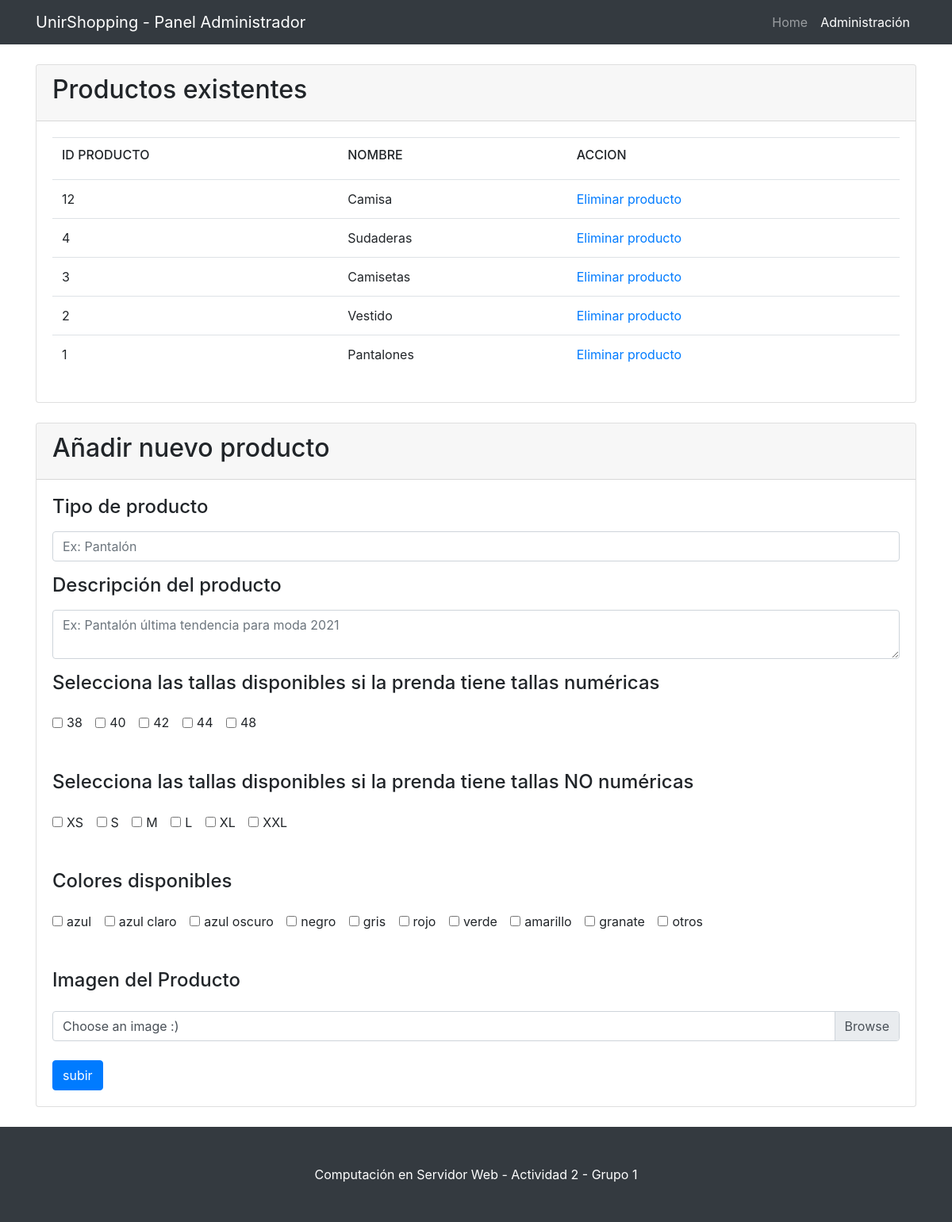
The page /index.php?controlador=ControladorAdmin&accion=consulta (signed in) on the database as committed earlier.
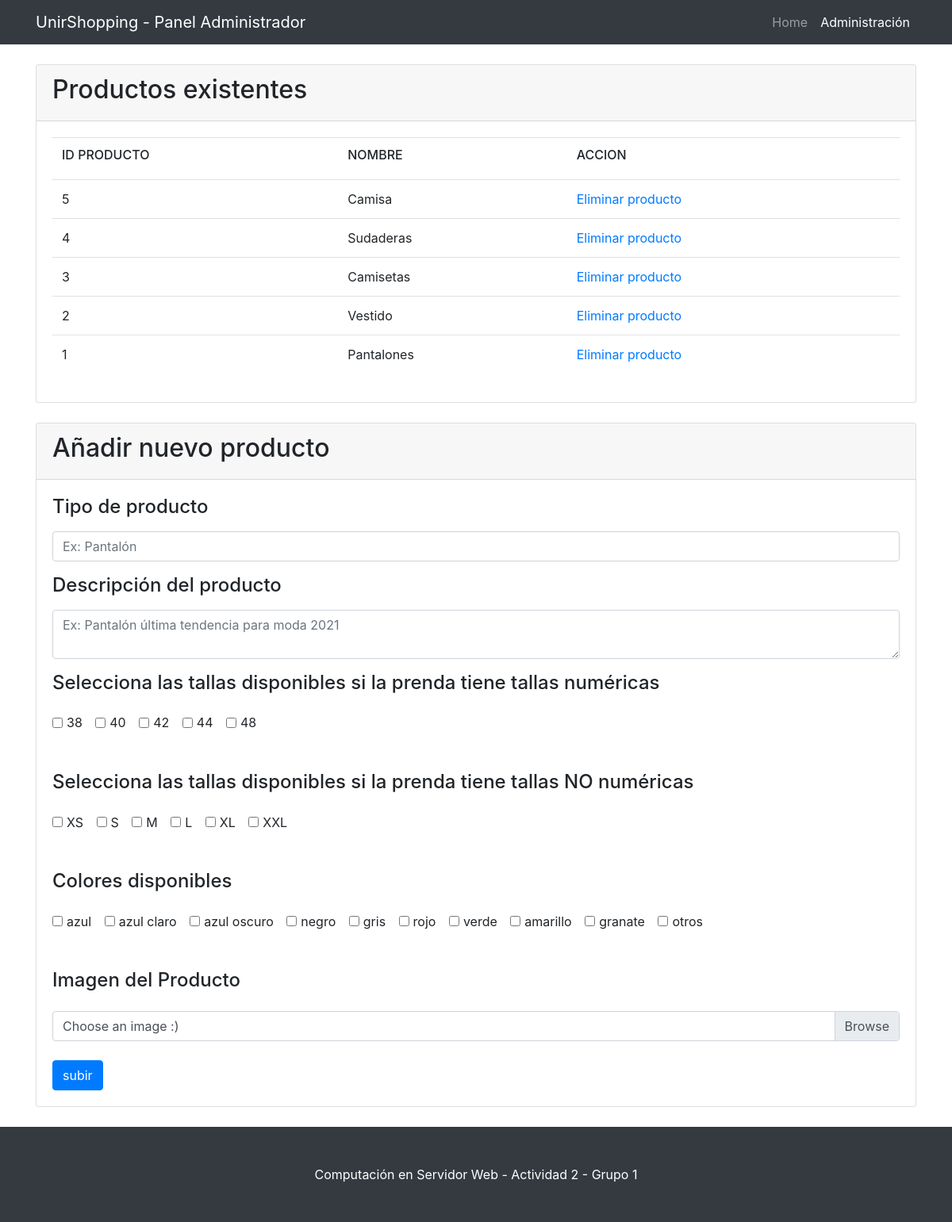
The same page on the database as committed later.
### tables this page shows
CREATE TABLE `products` (
  `id` int(11) NOT NULL,
  `nombre` varchar(100) NOT NULL,
  `descripcion` varchar(200) NOT NULL,
  `tallas_disponibles` varchar(200) NOT NULL,
  `colores_disponibles` varchar(200) NOT NULL,
  `img` text NOT NULL
);

### modelo/bd/conexion.php (called while the page is built, shortened)
<?php
class Conexion{
    private $host = "localhost";
    private $usuario = "root";
    private $password = "";
    private $bd="tienda";
    public function getConexion(){
        $mysql=new mysqli($this->host, $this->usuario, $this->password, $this->bd);
        return $mysql;
    }
}
?>

### modelo/ModeloBase.php (called while the page is built, shortened)
<?php
require_once('bd/conexion.php');
require_once('Product.php');
class ModeloBase{
    private $tabla;
    private $link;
    private $obj;
    public function __construct($_tabla, $_obj){
        $this->tabla = $_tabla;
        $this->obj=$_obj;
        $this->conexion = new Conexion();
        $this->link = $this->conexion->getConexion();
    }
    public function readAll(){
        if ($result=$this->link->query("SELECT * FROM $this->tabla ORDER BY id DESC")){
            while ($row = $result->fetch_object($this->obj)) {
            $resultSet[]=$row;
            }
            return $resultSet;
        }
    }
}
?>

### modelo/Product.php (called while the page is built, shortened)
<?php
    class Product {
        private $id;
        private $nombre;
        function getId(){
            return $this->id;
        }
        function getNombre(){
            return $this->nombre;
        }
    }
?>

### vista/VistaAdmin.php (the view, shortened to what the changed rows need)
<?php
    function filtrado($datos){
        $datos = trim($datos);
        $datos = stripslashes($datos);
        $datos = htmlspecialchars($datos);
        return $datos;
    }
?>
<!DOCTYPE html>
<html>
<head>
    <link href="css/bootstrap.min.css" rel="stylesheet">
    <link rel="stylesheet" type="text/css" href="css/style.css">
</head>
<body>
    <div id="cuerpoAdmin" class="container">
        <div id="itemAdmin" class="card">
          <div class="card-header">
            <h2>Productos existentes</h2>
          </div>
          <div class="card-body">
            <table class="table">
                <thead class="thead-dark">
                    <td><h6>ID PRODUCTO</h6></td>
                    <td><h6>NOMBRE<h6></td>
                    <td><h6>ACCION<h6></td>
                </thead>
                <tbody>
                    <?php
                        foreach ($result as $product)
                    {
                    ?>
                        <tr>
                            <td><?php echo filtrado($product->getId());?></td>
                            <td><?php echo filtrado($product->getNombre());?></td>
                            <td><a href="index.php?controlador=ControladorAdmin&accion=delete&args=<?php echo $product->getId();?>">Eliminar producto</a></td>
                        </tr>
                    <?php
                    }
                    ?>
                </tbody>
            </table>
          </div>
        </div>
        <div id="itemAdmin" class="card">
            <div class="card-header">
                <h2>Añadir nuevo producto</h2>
            </div>
        </div>
    </div>
</body>
</html>

Rows that differ between the two databases and show on the page:
removed products: id "12", nombre "Camisa"
added products: id "5", nombre "Camisa"
